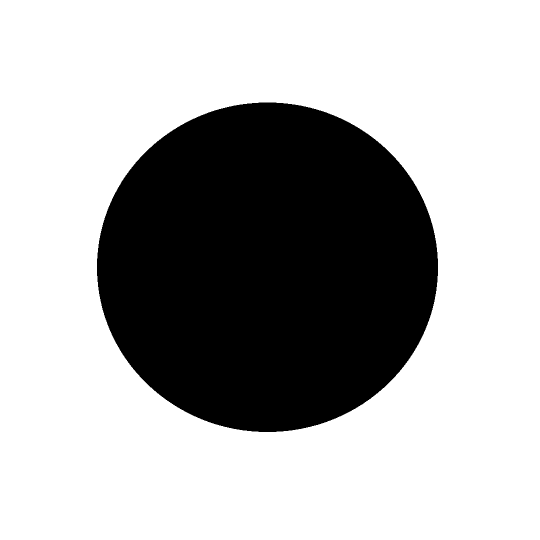
#> input picture tests/circle.png, 1080 x 1080 px (shown at 1/2 size)
$ python diff_of_gaussiian.py
#> lines starting #> are read from the running program, lines starting #| are printed output that depends on the picture; after the words box and inside, x2 and y2 are one past the last pixel; in counts of white or black regions, pixels touching at a corner belong together
import cv2
import numpy as np

TEXT_RESOLUTION = 8
filename = "circle.png"
# Load the image
input_image = cv2.imread(filename, cv2.IMREAD_GRAYSCALE)
#> input_image: shape (1080, 1080); 69.7% white; 1 black region, box (x1, y1, x2, y2) and area: (194, 205, 876, 864) 352991
if input_image is None:
    raise ValueError(f"Could not open or find the image '{filename}'")

original_h, original_w = input_image.shape
#> original_h = 1080; original_w = 1080

# Calculate the new dimensions
new_w = original_w // TEXT_RESOLUTION
#> new_w = 135
new_h = original_h // TEXT_RESOLUTION
#> new_h = 135

# Resize the image
image = cv2.resize(input_image, (new_w, new_h), interpolation=cv2.INTER_AREA)
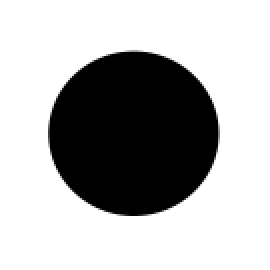
#> image: shape (135, 135) (shown 2 times larger); min 0, max 255, mean 177.8

# Set sigma values
sigma1 = 3
sigma2 = 1.6 * sigma1  # Larger sigma is typically 1.6 times the smaller sigma

# Calculate kernel sizes (make sure they are odd)
k_factor = 6
k_size1 = int(k_factor * sigma1) | 1  # Bitwise OR with 1 ensures the kernel size is odd
k_size2 = int(k_factor * sigma2) | 1

# Apply GaussianBlur at two different scales
blur1 = cv2.GaussianBlur(image, (k_size1, k_size1), sigma1)
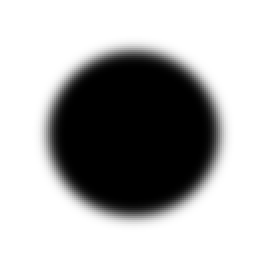
#> blur1: shape (135, 135) (shown 2 times larger); min 0, max 255, mean 177.8
blur2 = cv2.GaussianBlur(image, (k_size2, k_size2), sigma2)
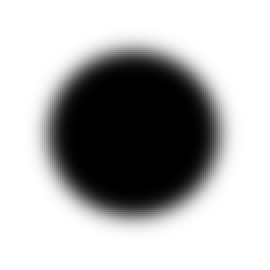
#> blur2: shape (135, 135) (shown 2 times larger); min 0, max 255, mean 177.8

# Compute the Difference of Gaussians
dog = cv2.subtract(blur1, blur2)
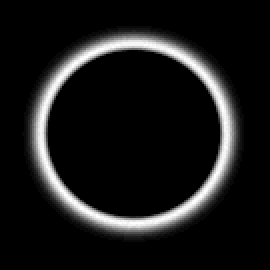
#> dog: shape (135, 135) (shown 2 times larger); min 0, max 26, mean 2.6; drawn with min black and max white

# Normalize the DoG image to the range [0, 255]
dog_normalized = cv2.normalize(dog, None, 0, 255, cv2.NORM_MINMAX)
dog = np.uint8(dog_normalized)

# Apply CLAHE (Contrast Limited Adaptive Histogram Equalization)
clahe = cv2.createCLAHE(clipLimit=2.0, tileGridSize=(8, 8))
dog_clahe = clahe.apply(dog_normalized)

thresh = 25  # Define the threshold value
_, dog = cv2.threshold(dog, thresh, 255, cv2.THRESH_BINARY)
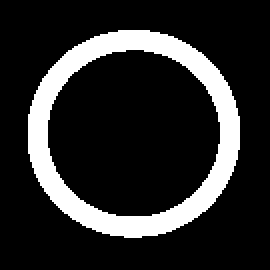
#> dog: shape (135, 135) (shown 2 times larger); 17% white; 1 white region, box (x1, y1, x2, y2) and area: (14, 15, 120, 119) 3094

# Display the results

cv2.imwrite("circle_dog.png", dog)
